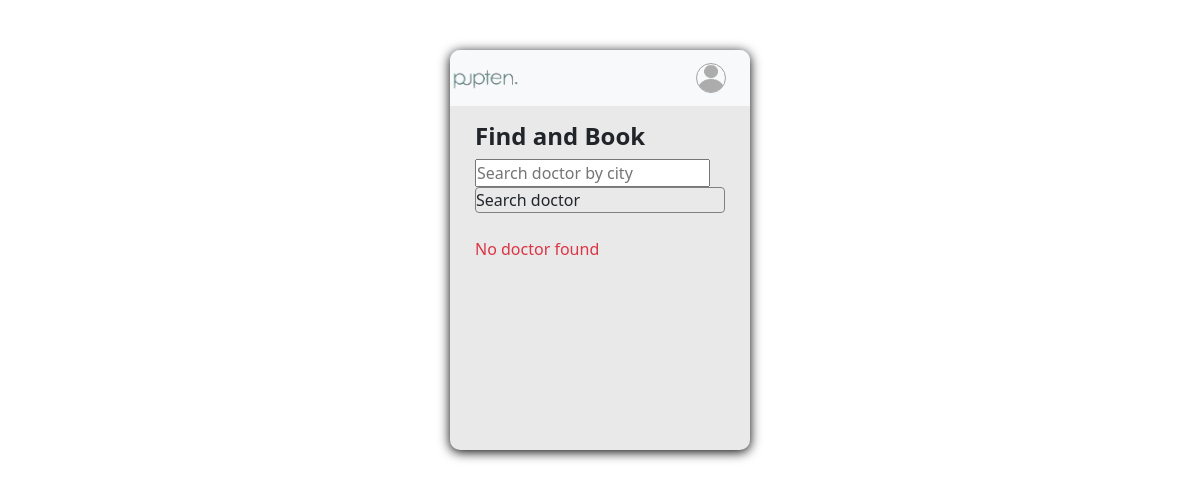
Before: /vetportal/findbook/3 with the older database file.
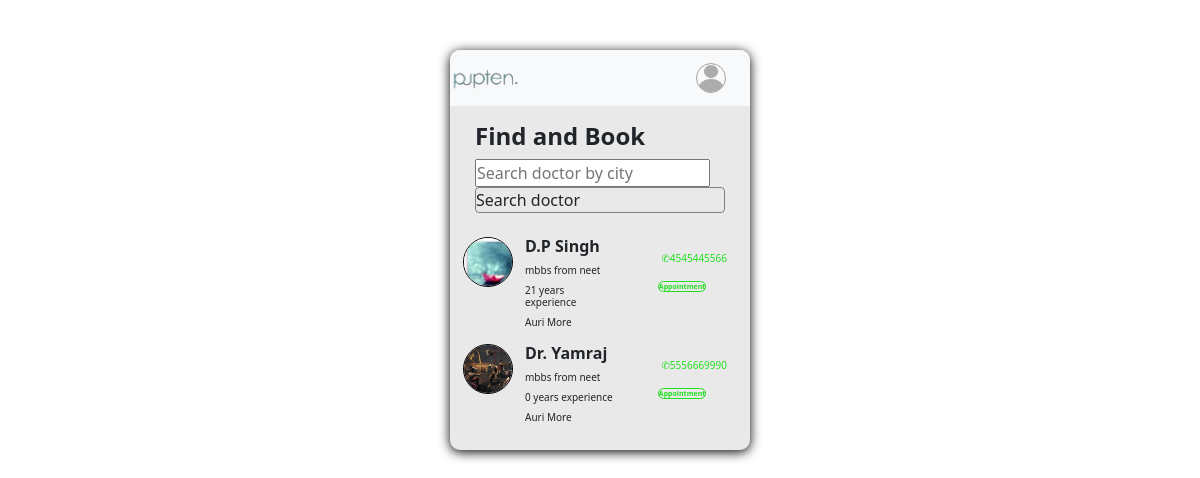
After: the same page with the newer database file.
### vet_portal/models.py (models this page shows, shortened)
class Doctor(models.Model):
    name = models.CharField(max_length=20)
    mobile = models.CharField(max_length=10)
    email = models.CharField(max_length=30)
    experience = models.IntegerField()
    price = models.CharField(max_length=10, default=0)
    about = models.CharField(max_length=50)
    address = models.CharField(max_length=50)
    city = models.CharField(max_length=30)
    qualification = models.CharField(max_length=50)
    profile = models.ImageField(upload_to='vet_portal/images/others', default='user/images/profiles/profile_picture.png',
                                null=True)

### vet_portal/views.py (the view)
# urls.py: path("findbook/<pk>", views.findbook, name="findbook"),
def findbook(request, pk):
    doctors = Doctor.objects.all()
    all_doctors = Doctor.objects.all()
    searched_doctor = request.GET.get('doctor')
    city = request.GET.get('city')
    if searched_doctor:
        doctors = doctors.filter(name=searched_doctor)
        print(searched_doctor)
    if city:
        doctors = doctors.filter(city=city)
    context = {
        'doctors': doctors,
        'pk': pk,
        'all_doctors': all_doctors,
        'searched_doctor': searched_doctor,
        'city': city,
    }
    return render(request, 'vetportal/findbook.html', context)

### templates/vetportal/findbook.html (shortened to what this page needs)
<!doctype html>
<html lang="en">
  <head>
      {% load static %}
    <link href="https://cdn.jsdelivr.net/npm/bootstrap@5.0.2/dist/css/bootstrap.min.css" rel="stylesheet">
    <link rel="stylesheet" href="{% static 'css/vetportal_css.css' %}">
  </head>
  <body>
    <div class="container">
      <div class="row" id="row" style="padding-top: 50px;">
          <div class="main-body mx-auto p-0" id="main-body">
            <nav class="navbar navbar-expand-lg navbar-light bg-light">
                <div class="container-fluid">
                  <a class="navbar-brand" href="#"><img src="{% static 'images/pupten.png' %}"></a>
                    {% if request.user.is_authenticated %}
                    <img class="profile-pic" id="profile-pic" src="{{ request.user.user_profile.profile_pic.url }}" alt="pp">
                    {% else %}<img class="profile-pic" id="profile-pic" src="{% static 'images/profile_picture.png' %}" alt="pp">
                    {% endif %}
                </div>
            </nav>
              <div class="p-2 row">
              </div>
           <div class="col-md-10  mx-auto main-content-index">
            <h4><b>Find and Book</b></h4>
               <form class="search-form">
            <input type="text" placeholder="Search doctor by city" name="city"
                   class="search-field" {% if city %} value="{{ city }}" {% endif %}>
            <select name="doctor" id="select_doctore" class="form-control mb-4 search-field">
                <option value>Search doctor</option>
            </select>
               </form>
            {% for i in doctors %}
            <div class="doctor-cards my-2">
                <div class="row">
                  <div class="col-md-3 col-3 doctor-face p-0">
                         <img src="{{ i.profile.url }}" class=doctor-image alt="dp">
                  </div>
                  <div class="col-md-5 col-5 doctor-info">
                                  <h6><b>{{ i.name }}</b></h6>
                                  <h6 style="font-size: 10px;">{{ i.qualification }}</h6>
                                  <h6 style="font-size: 10px;">{{ i.experience }} years experience</h6>
                                  <h6 style="font-size: 10px;">{{ i.address }}</h6>
                  </div>
                  <div class="col-md-4 col-4 book-doctor  text-center mx-auto">
                                   <a href="https://api.whatsapp.com/send?phone=+91{{ i.mobile }}" target="_blank" class="btn call-button my-2" id="{{ forloop.counter }}callBtn"><h6 style="font-size: 10px; text-decoration: none;">✆{{ i.mobile }}</h6></a>
                                   <a href="{% url 'doctor' d_id=i.id c_id=pk %}" class="book-button" style="font-size: 7px; text-decoration: none;" id="{{ forloop.counter }}bookBtn"><b>Appointment</b></a>
                  </div>
                    {% empty %}
                    <p class="text-danger mb-0">No doctor found</p>
                  {% endfor %}
                </div>
              </div>
          </div>
          </div>
      </div>
  </div>
  </body>
</html>

### static/css/vetportal_css.css (style rules this page uses)
* { margin: 0; padding: 0; box-sizing: border-box; }
.main-body { width: 300px; min-height: 400px; border-radius: 10px; box-shadow: 0px 2px 12px 0px black; overflow: hidden; background-color: rgb(233, 233, 233); }
nav div #profile-pic { width: 30px; height: 30px; border-radius: 50%; border : 1px solid rgb(163, 163, 163); overflow: hidden; }
img, svg { width: 70px; }
.container-fluid { padding-left: 0; }
.form-control { padding: 0!important; background-color: rgb(233, 233, 233); border:1px solid gray; }
.doctor-cards div .doctor-face { width: 50px; height: 50px; border-radius: 50%; border: 1px solid black; overflow: hidden; }
.doctor-cards div .book-button { border: 1px solid rgb(33, 223, 33); border-radius: 10px; color: rgb(33, 223, 33); transition: ease 0.4s; }
.doctor-cards div .call-button { height: 18px; transition: ease 0.4s; width: 80px; background-color: transparent!important; border: 1 px solid rgb(33, 223, 33); color: rgb(33, 223, 33); border-radius: 7px; outline: none; transition: ease 0.4s; }

Changed rows visible on the page:
added Doctor: profile (picture), name "D.P Singh", qualification "mbbs from neet", experience "21", address "Auri More", mobile "4545445566"
added Doctor: profile (picture), name "Dr. Yamraj", qualification "mbbs from neet", experience "0", address "Auri More", mobile "5556669990"
Other visible differences:
text no longer shown: "No doctor found"
